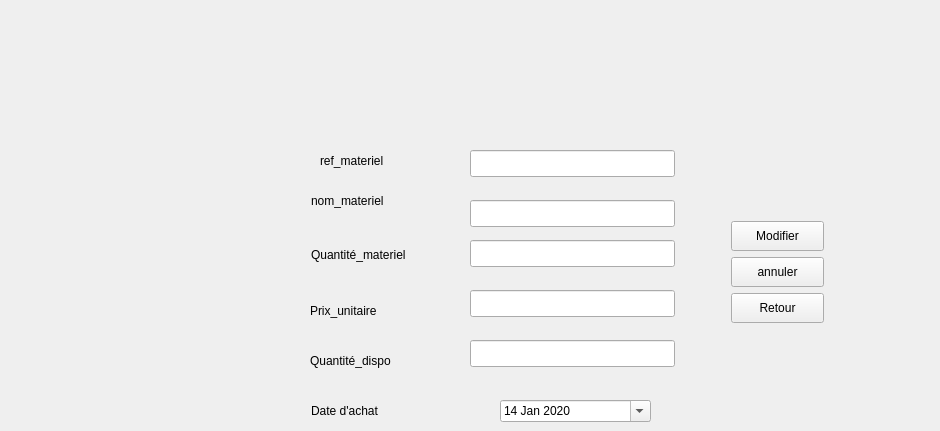
     <widget class="QWidget" name="ModifierMateriaux">
      <widget class="QLineEdit" name="lineEdit_12">
       <property name="geometry">
        <rect>
         <x>470</x>
         <y>240</y>
         <width>205</width>
         <height>27</height>
        </rect>
       </property>
      </widget>
      <widget class="QLineEdit" name="lineEdit_13">
       <property name="geometry">
        <rect>
         <x>470</x>
         <y>340</y>
         <width>205</width>
         <height>27</height>
        </rect>
       </property>
      </widget>
      <widget class="QPushButton" name="pushButton_10">
       <property name="geometry">
        <rect>
         <x>731</x>
         <y>293</y>
         <width>93</width>
         <height>30</height>
        </rect>
       </property>
       <property name="text">
        <string>Retour</string>
       </property>
      </widget>
      <widget class="QLabel" name="label_32">
       <property name="geometry">
        <rect>
         <x>600</x>
         <y>20</y>
         <width>331</width>
         <height>81</height>
        </rect>
       </property>
       <property name="text">
        <string/>
       </property>
       <property name="pixmap">
        <pixmap>../../../Desktop/smart_factory/IMG/sopal.png</pixmap>
       </property>
      </widget>
      <widget class="QLabel" name="label_33">
       <property name="geometry">
        <rect>
         <x>311</x>
         <y>244</y>
         <width>157</width>
         <height>21</height>
        </rect>
       </property>
       <property name="text">
        <string>Quantité_materiel</string>
       </property>
      </widget>
      <widget class="QLineEdit" name="lineEdit_14">
       <property name="geometry">
        <rect>
         <x>470</x>
         <y>200</y>
         <width>205</width>
         <height>27</height>
        </rect>
       </property>
      </widget>
      <widget class="QPushButton" name="pushButton_11">
       <property name="geometry">
        <rect>
         <x>731</x>
         <y>257</y>
         <width>93</width>
         <height>30</height>
        </rect>
       </property>
       <property name="text">
        <string>annuler</string>
       </property>
      </widget>
      <widget class="QLabel" name="label_34">
       <property name="geometry">
        <rect>
         <x>310</x>
         <y>300</y>
         <width>112</width>
         <height>21</height>
        </rect>
       </property>
       <property name="text">
        <string>Prix_unitaire</string>
       </property>
      </widget>
      <widget class="QLineEdit" name="lineEdit_20">
       <property name="geometry">
        <rect>
         <x>470</x>
         <y>290</y>
         <width>205</width>
         <height>27</height>
        </rect>
       </property>
      </widget>
      <widget class="QPushButton" name="pushButton_12">
       <property name="geometry">
        <rect>
         <x>731</x>
         <y>221</y>
         <width>93</width>
         <height>30</height>
        </rect>
       </property>
       <property name="toolTip">
        <string/>
       </property>
       <property name="text">
        <string>Modifier</string>
       </property>
      </widget>
      <widget class="QLabel" name="label_35">
       <property name="geometry">
        <rect>
         <x>311</x>
         <y>400</y>
         <width>108</width>
         <height>21</height>
        </rect>
       </property>
       <property name="text">
        <string>Date d'achat</string>
       </property>
      </widget>
      <widget class="QLabel" name="label_36">
       <property name="geometry">
        <rect>
         <x>310</x>
         <y>350</y>
         <width>131</width>
         <height>21</height>
        </rect>
       </property>
       <property name="text">
        <string>Quantité_dispo</string>
       </property>
      </widget>
      <widget class="QLabel" name="label_37">
       <property name="geometry">
        <rect>
         <x>311</x>
         <y>190</y>
         <width>151</width>
         <height>21</height>
        </rect>
       </property>
       <property name="text">
        <string>nom_materiel</string>
       </property>
      </widget>
      <widget class="QLabel" name="logo_3">
       <property name="geometry">
        <rect>
         <x>90</x>
         <y>230</y>
         <width>141</width>
         <height>31</height>
        </rect>
       </property>
       <property name="text">
        <string/>
       </property>
       <property name="pixmap">
        <pixmap>../../../Desktop/smart_factory/IMG/image.png</pixmap>
       </property>
      </widget>
      <widget class="QLabel" name="label_38">
       <property name="geometry">
        <rect>
         <x>320</x>
         <y>150</y>
         <width>151</width>
         <height>21</height>
        </rect>
       </property>
       <property name="text">
        <string>ref_materiel </string>
       </property>
      </widget>
      <widget class="QLineEdit" name="lineEdit_31">
       <property name="geometry">
        <rect>
         <x>470</x>
         <y>150</y>
         <width>205</width>
         <height>27</height>
        </rect>
       </property>
       <property name="readOnly">
        <bool>true</bool>
       </property>
      </widget>
      <widget class="QDateEdit" name="date_modifier">
       <property name="geometry">
        <rect>
         <x>500</x>
         <y>400</y>
         <width>151</width>
         <height>22</height>
        </rect>
       </property>
       <property name="dateTime">
        <datetime>
         <hour>19</hour>
         <minute>30</minute>
         <second>0</second>
         <year>2020</year>
         <month>1</month>
         <day>14</day>
        </datetime>
       </property>
       <property name="maximumDateTime">
        <datetime>
         <hour>23</hour>
         <minute>59</minute>
         <second>59</second>
         <year>2020</year>
         <month>12</month>
         <day>31</day>
        </datetime>
       </property>
       <property name="minimumDateTime">
        <datetime>
         <hour>0</hour>
         <minute>0</minute>
         <second>0</second>
         <year>2020</year>
         <month>1</month>
         <day>14</day>
        </datetime>
       </property>
       <property name="calendarPopup">
        <bool>true</bool>
       </property>
      </widget>
     </widget>
